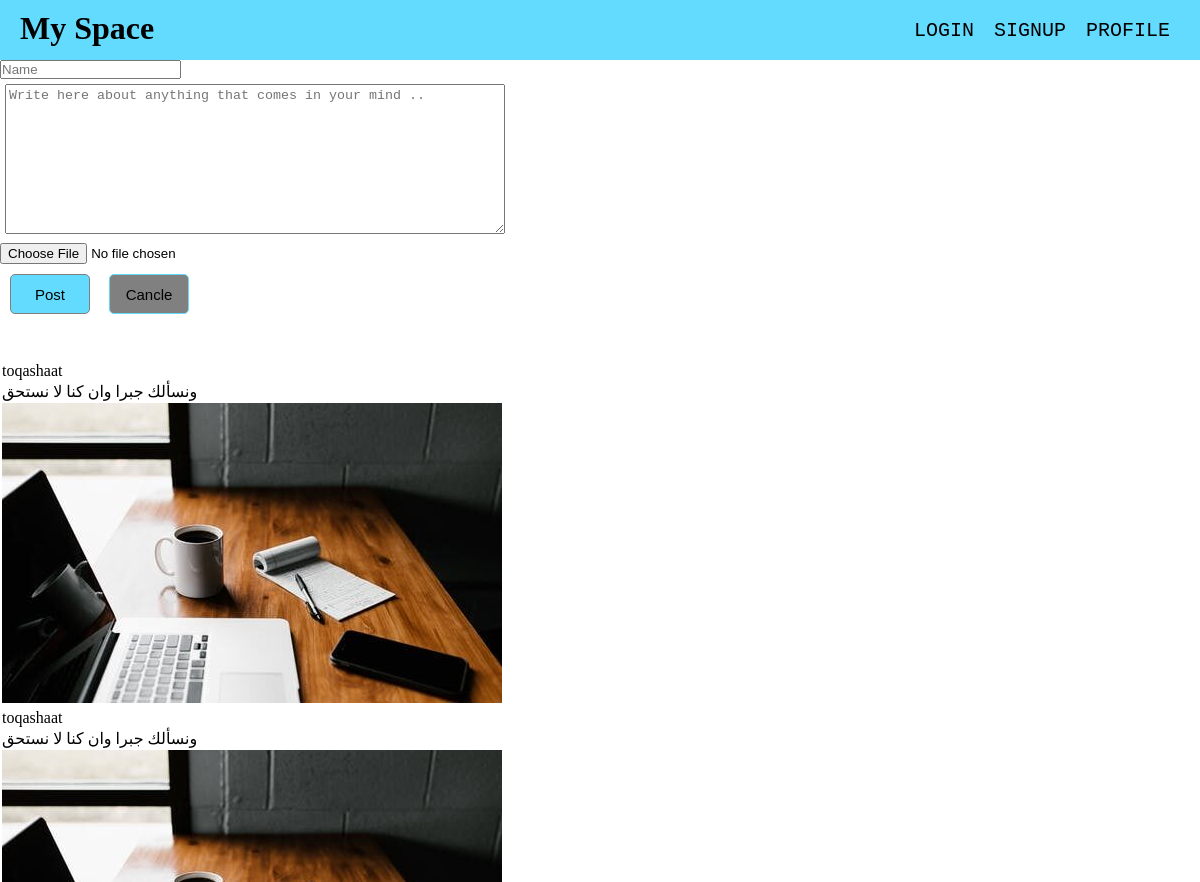
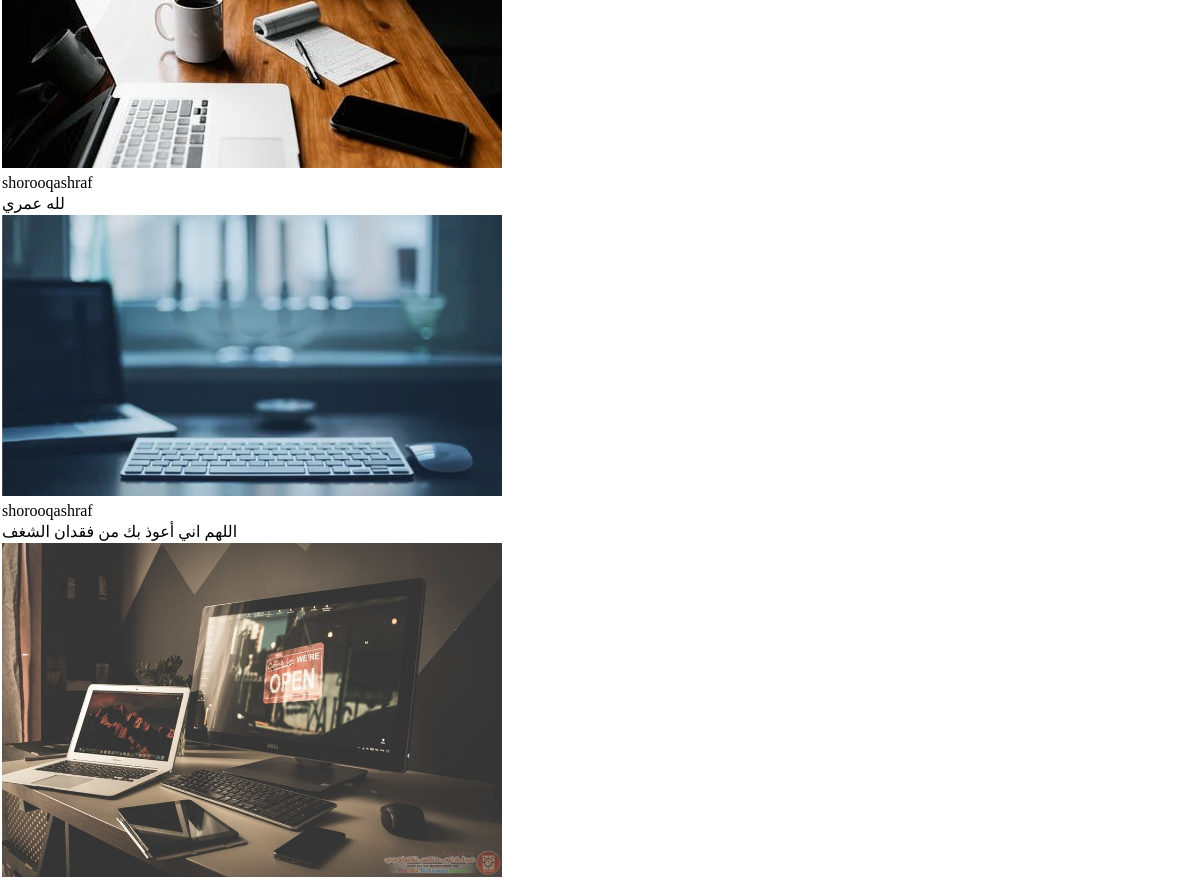
The app's page /home.php with its own data (2 pictures, top to bottom).
### tables this page shows
CREATE TABLE `posts` (
  `post_id` int(11) NOT NULL,
  `text` varchar(50) NOT NULL,
  `picture` varchar(700) NOT NULL,
  `create_at` varchar(20) NOT NULL,
  `user_id` int(11) NOT NULL
);

### home.php (the view, shortened to what this page needs)
<!DOCTYPE html>
<html>
<head>
    <link href="home.css" type="text/css" rel="stylesheet">
</head>
<body>
    <header>
<div id = "logo">
<h1>My Space</h1>
</div>
<nav>
    <ul>
        <li>
        <a href = "login.php">LOGIN</a>
        </li>
        <li>
        <a href = "signupPage.php">SIGNUP</a>
            </li>
            <li>
        <a href = "profilePage.php">PROFILE</a>
            </li>
    </ul>
</nav>
</header>
<div>
    <form  action = "" method = "post" enctype = "multipart/form-data" >
    <input type = "text" name = "user" placeholder = "Name"/>
    <br>
    <textarea id = "text" name = "Mypost" cols = "30" row = "50" placeholder = "Write here about anything that comes in your mind .."></textarea>
    <br>
    <input id = "imgBtn" type = "file" name = "pic" />
    <br>
    <button id = "btn1" type = "submit" name = "submit"> Post</button>
    <button id = "btn2">Cancle</button>
</form>
</div>
<br>
<br>
<table class="table table-striped table-dark">
                        <tbody>
    <?php
                        include'config.php';
        $query = "SELECT * FROM posts ORDER BY post_id DESC";
        $select_posts = mysqli_query($conn,$query);
        while($row = mysqli_fetch_assoc($select_posts)){
        $post_image         = $row['picture'];
        $post_content       = $row['text'];
        $post_creater    = $row['create_at'];
        echo "<tr>";
        echo "<td>$post_creater</td>";
        echo "</tr>";
        echo "<tr>";
        echo "<td>$post_content</td>";
        echo "</tr>";
        echo "<tr>";
        echo "<td><img width='500' src='image/$post_image'></td>";
        echo "</tr>";}?>
        </tbody></table></div></div>
</body>
</html>

### home.css (style rules this page uses)
* { padding: 0; margin: 0; box-sizing: border-box; outline: none; }
header { width: 100%; height: 60px; background-color: #63DBFF; color: black; }
#logo { float: left; padding: 10px 0 10px 20px; }
#logo h1 { color: black; font-family: tahoma; }
nav ul { list-style: none; float: right; height: 60px; display: flex; justify-content: center; align-items: center; margin-right: 20px; }
nav ul li { padding: 0 10px; }
nav ul li a { text-decoration: none; color: black; font-size: 20px; font-family: monospace; transition: .3s ease-out; }
#text { width: 500px; height: 150px; background-color: # 808080; margin: 5px; padding: 3px; }
#btn1 { margin: 10px; width: 80px; height: 40px; border: 1px solid grey; color:black; background: #63DBFF; border-radius: 5px; transition: all 0.5s; font-size: 15px; text-align: center; }
#btn2 { margin-top: 10px; margin-left: 5px; width: 80px; height: 40px; border: 1px solid #63DBFF; color:black; background: grey; border-radius: 5px; transition: all 0.5s; font-size: 15px; text-align: center; }

### records on screen
posts: create_at "toqashaat", text "ونسألك جبرا وان كنا لا نستحق", picture (picture)
posts: create_at "toqashaat", text "ونسألك جبرا وان كنا لا نستحق", picture (picture)
posts: create_at "shorooqashraf", text "لله عمري", picture (picture)
posts: create_at "shorooqashraf", text "اللهم اني أعوذ بك من فقدان الشغف", picture (picture)
